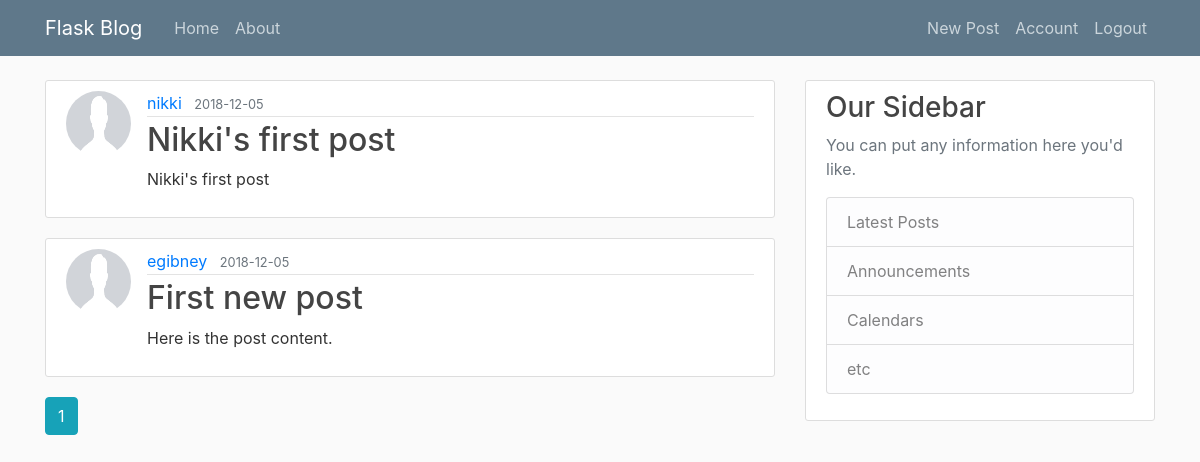
Screenshot of /home (signed in) with the database file from the repository.
### flaskblog/models.py (models this page shows, shortened)
class Post(db.Model):
    id = db.Column(db.Integer, primary_key=True)
    title = db.Column(db.String(100), nullable=False)
    date_posted = db.Column(db.DateTime, nullable=False, default=datetime.utcnow)
    content = db.Column(db.Text, nullable=False)
    user_id = db.Column(db.Integer, db.ForeignKey('user.id'), nullable=False)
    comments = db.relationship('Comment', backref='commented_post', lazy=True)

class User(db.Model, UserMixin):
    id = db.Column(db.Integer, primary_key=True)
    username = db.Column(db.String(20), unique=True, nullable=False)
    email = db.Column(db.String(120), unique=True, nullable=False)
    image_file = db.Column(db.String(20), nullable=False, default='default.jpg')
    password = db.Column(db.String(60), nullable=False)
    posts = db.relationship('Post', backref='author', lazy=True)

### flaskblog/main/routes.py (the view)
@main.route("/")
@main.route("/home")
def home():
    page = request.args.get('page',1, type=int)
    posts = Post.query.order_by(Post.date_posted.desc()).paginate(page=page, per_page=2)
    return render_template('home.html', posts=posts)

### flaskblog/models.py (called while the page is built)
@login_manager.user_loader
def load_user(user_id):
    return User.query.get(int(user_id))

### flaskblog/templates/home.html
{% extends "layout.html" %}
{% block content %}
  {% for post in posts.items %}
    <article class="media content-section">
      <img class="rounded-circle article-img" src="{{ url_for('static', filename='profile_pics/' + post.author.image_file) }}">
      <div class="media-body">
        <div class="article-metadata">
          <a class="mr-2" href="{{ url_for('users.user_posts',username=post.author.username) }}">{{ post.author.username }}</a>
          <small class="text-muted">{{ post.date_posted.strftime('%Y-%m-%d') }}</small>
        </div>
        <h2><a class="article-title" href="{{ url_for('posts.post', post_id=post.id) }}">{{ post.title }}</a></h2>
        <p class="article-content">{{ post.content }}</p>
      </div>
    </article>
  {% endfor %}
  {% for page_num in posts.iter_pages(left_edge=1, right_edge=1, left_current=1, right_current=2) %}
    {% if page_num %}
      {% if posts.page == page_num %}
        <a class="btn btn-info mb-4" href="{{ url_for('main.home', page=page_num) }}">{{ page_num }}</a>
      {% else %}
        <a class="btn btn-outline-info mb-4" href="{{ url_for('main.home', page=page_num) }}">{{ page_num }}</a>
      {% endif %}
    {% else %}
        ...
    {% endif %}
  {% endfor %}
{% endblock %}

### flaskblog/static/main.css (style rules this page uses)
body { background: #fafafa; color: #333333; margin-top: 5rem; }
h1, h2, h3, h4, h5, h6 { color: #444444; }
.content-section { background: #ffffff; padding: 10px 20px; border: 1px solid #dddddd; border-radius: 3px; margin-bottom: 20px; }
.article-title { color: #444444; }
.article-content { white-space: pre-line; }
.article-img { height: 65px; width: 65px; margin-right: 16px; }
.article-metadata { padding-bottom: 1px; margin-bottom: 4px; border-bottom: 1px solid #e3e3e3 }

### rows the page displays
Post: image_file (placeholder picture), author.username "nikki", date_posted "2018-12-05", title "Nikki's first post", content "Nikki's first post"
Post: image_file (placeholder picture), author.username "egibney", date_posted "2018-12-05", title "First new post", content "Here is the post content."

### other values shown
{{ page_num }} "1"
